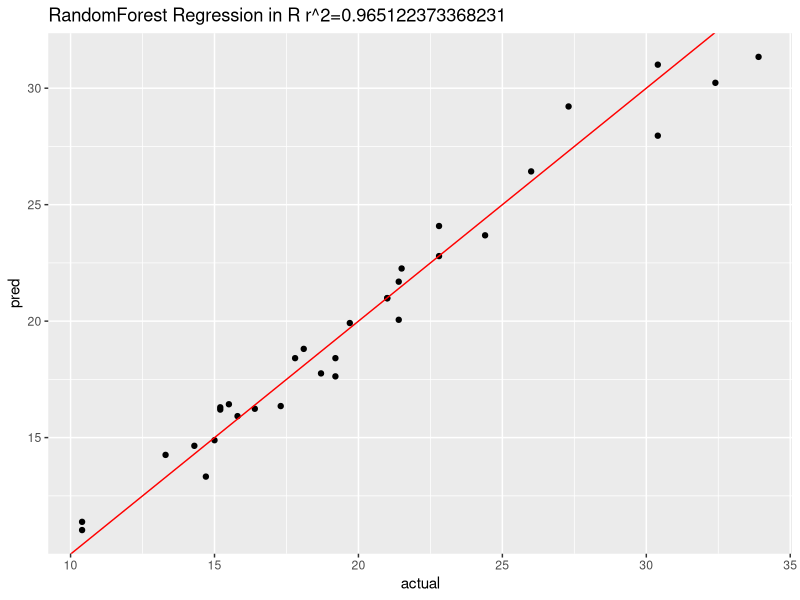

Write the R code that produced this figure.
## ---- chunk 1
library (caret)
library (randomForest)
library (miscTools)
library (ggplot2)
data (mtcars)
set.seed (12345)
## ---- chunk 2
fitControl = trainControl (method = "cv", number = 3)
rfFit = train (mpg ~ cyl + disp + hp + wt, data = mtcars, method = "rf", trControl = fitControl)
rfFit$finalModel
## ---- chunk 3
fitControl = trainControl (method = "cv", number = 3)
rfFit = train (mpg ~ cyl + disp + hp + wt, data = mtcars, method = "rf", trControl = fitControl)

pred = predict (rfFit, mtcars [,-1])
r2 = rSquared (mtcars$mpg, mtcars$mpg - pred)

p = ggplot (aes(x=actual, y=pred),
  data=data.frame(actual = mtcars$mpg, pred =  pred))

p + geom_point() +
    geom_abline(color="red") +
    ggtitle(paste("RandomForest Regression in R r^2=", r2, sep=""))
